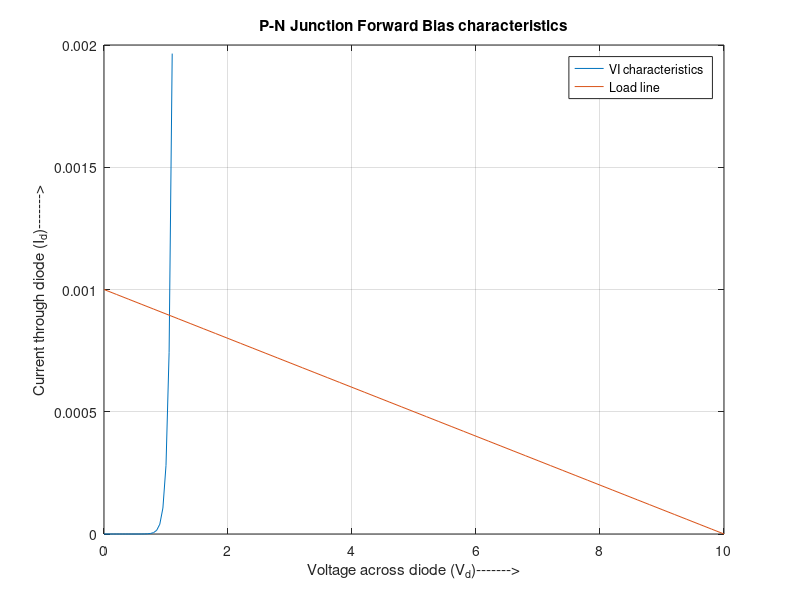

Here is the MATLAB script that generated this plot:
% pn Diode Charecteristics 
R=10.*(10.^3);
V_d=(0:0.05:1.1);
I_s=10.^(-12);
t=298;
n=2;
k=1.38.*(10.^(-23));
q=1.6.*(10.^(-19));
V_t=(k.*t)./q;
a=(V_d)./(n.*V_t);
I_d=I_s.*(exp(a)-1);
V=(0:0.2:10);
V_dc=10;
I=(V_dc-V)./R;
plot(V_d,I_d,V,I);
xlabel('Voltage across diode (V_d)------->')
ylabel('Current through diode (I_d)------->')
title('P-N Junction Forward Bias characteristics')
legend('VI characteristics','Load line')
grid on
